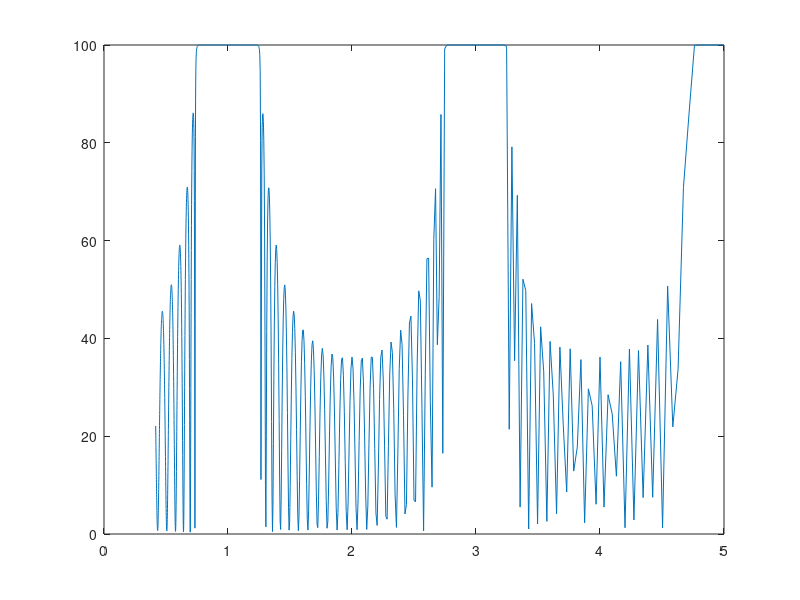

The MATLAB source for this figure:
%% Classical and Modified Quarter Wave Stack
clear
LambdaS = 100; % start wavelength
LambdaE = 1200; % end wavelength
LambdaI = 1; % wavelength increment
Lambda0 = 500; % monitor wavelength
Lambda = LambdaS - LambdaI;
x = 0;
y = 0;
z = 0; 
while Lambda < LambdaE
    Lambda = Lambda + LambdaI
    g_Lambda = Lambda0 / Lambda
    x = x + 1
    xvalue2(x) = Lambda
    z = z + 1
    xvalue1(z) = g_Lambda
    fr = 1 % number of quarter waves in each material
    p = 11 % number of layer pair repeats in desing
    Delta_g = (pi/2) * fr * g_Lambda
    Eta_0 = 1.0 % refractive index - incident media
    Eta_l = 1.46 % refractive index - low
    %Eta_m = 2.1 % refractive index - medium
    Eta_h = 3.3 % refractive index - high
    Eta_s = 4.02 % refractive index - substrate
    M_1 = cos(Delta_g);
    M_2 = sin(Delta_g);
    L_g = [M_1 (M_2 / Eta_l)*1i ; M_2*1i*Eta_l M_1]
    H_g = [M_1 (M_2 / Eta_h)*1i ; M_2*1i*Eta_h M_1]
    %M_g = [M_1 (M_2 / Eta_m)*1i ; M_2*1i*Eta_m M_1]
    X_g = ((L_g*H_g)^p) * L_g * [1.0; Eta_s]
    Y_g = X_g(2) / X_g(1)
    r_g = (Eta_0 - Y_g)/(Eta_0 + Y_g)
    c_g = conj(r_g)
    R_g = (r_g*c_g)*100
    y = y + 1;
    yvalue(y) = R_g
end
clf()
plot(xvalue1,yvalue)
%plot(xvalue2,yvalue)
    